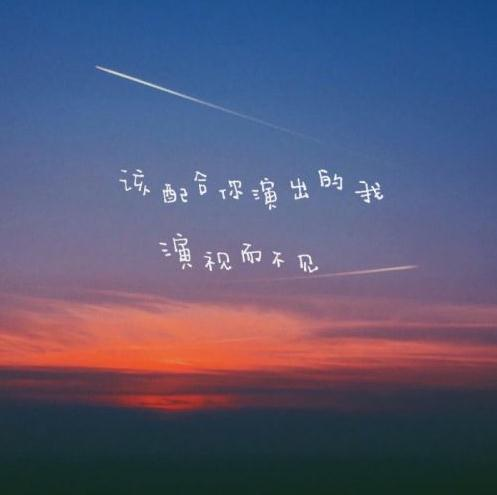
#> input picture OpenCV/1.jpg, 497 x 495 px
$ python image_threshold.py
#> lines starting #> are read from the running program, lines starting #| are printed output that depends on the picture
import cv2
import numpy as np
from matplotlib import pyplot as plt
img=cv2.imread('1.jpg')
#> img is the input picture: shape (495, 497, 3); mean B, G, R 116.4, 87.8, 88.3
ret,thresh1=cv2.threshold(img,127,255,cv2.THRESH_BINARY)
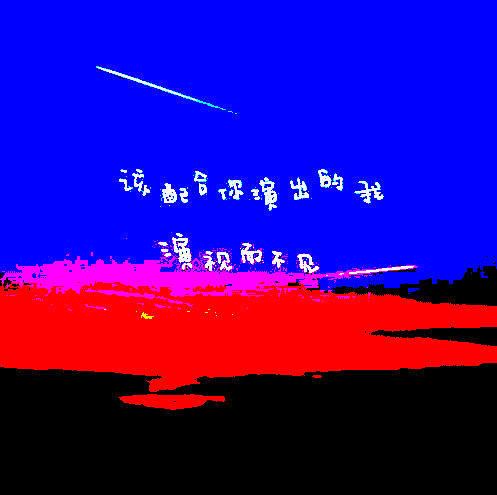
#> thresh1: shape (495, 497, 3); mean B, G, R 147.5, 3.9, 52.1
ret,thresh2=cv2.threshold(img,127,255,cv2.THRESH_BINARY_INV)
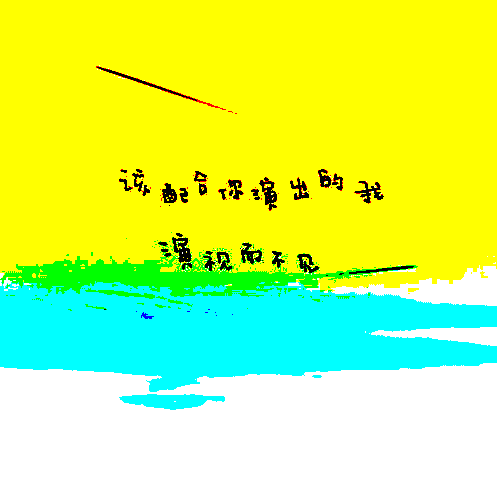
#> thresh2: shape (495, 497, 3); mean B, G, R 107.5, 251.1, 202.9
ret , thresh3 = cv2.threshold(img,127,255,cv2.THRESH_TRUNC)
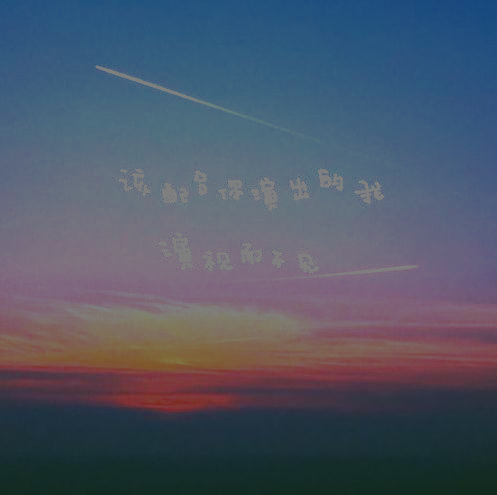
#> thresh3: shape (495, 497, 3); mean B, G, R 103.9, 87, 78.7
ret , thresh4 = cv2.threshold(img,127,255,cv2.THRESH_TOZERO)
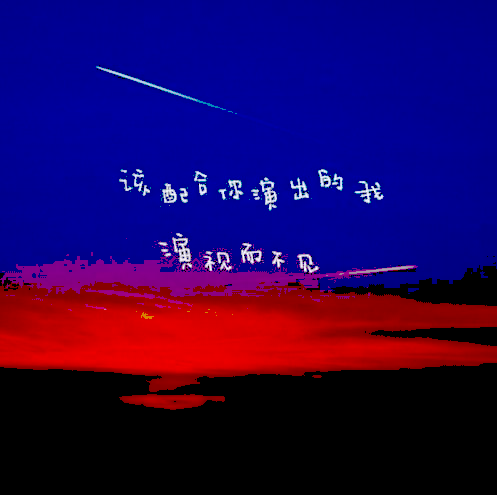
#> thresh4: shape (495, 497, 3); mean B, G, R 85.9, 2.8, 35.6
ret , thresh5 = cv2.threshold(img,127,255,cv2.THRESH_TOZERO_INV)
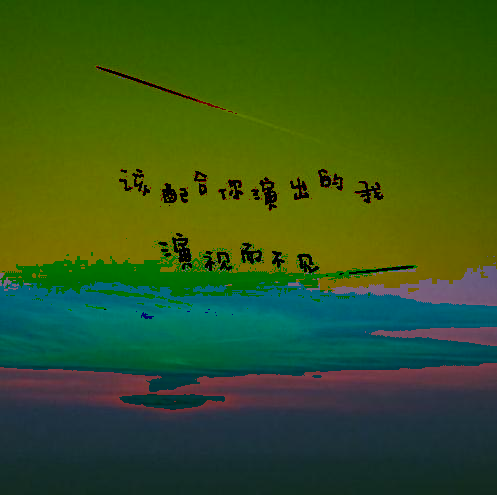
#> thresh5: shape (495, 497, 3); mean B, G, R 30.5, 85.1, 52.7
titles = ['original image','Binary','binary-inv','trunc','tozero','tozero-inv']
images=[img,thresh1,thresh2,thresh3,thresh4,thresh5]
for i in range(6):
    plt.subplot(2,3,i+1),plt.imshow(images[i])
    plt.title(titles[i])
    plt.xticks([]),plt.yticks([])
plt.show()
#> figure, not shown here; B, G, R data is drawn as R, G, B

$ run again, with OpenCV/2.jpg copied over OpenCV/1.jpg
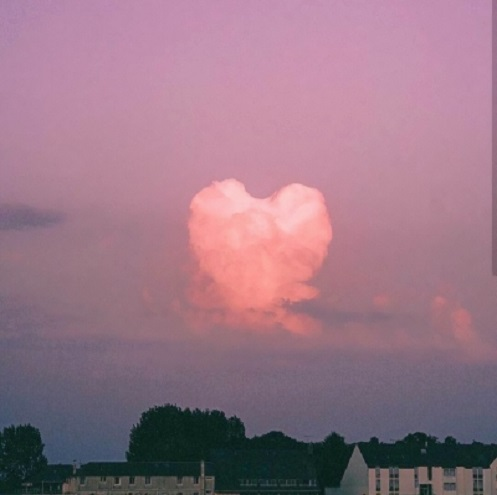
#> input picture OpenCV/2.jpg, 497 x 495 px
#> img is the input picture: shape (495, 497, 3); mean B, G, R 134.4, 117.9, 152.8
#> `ret , thresh4 = cv2.threshold(img,127,255,cv2.THRESH_TOZERO)`:
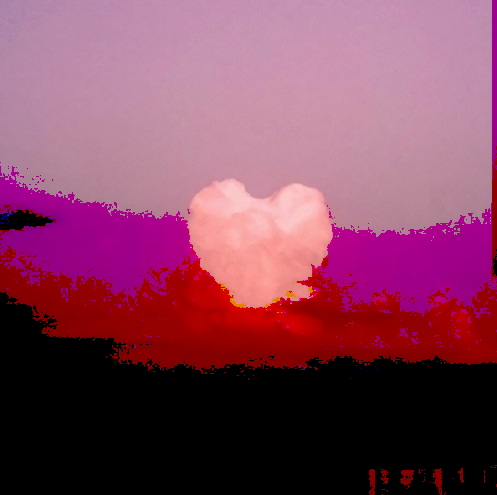
#> thresh4: shape (495, 497, 3); mean B, G, R 92.9, 67.8, 131.5
#> `ret , thresh5 = cv2.threshold(img,127,255,cv2.THRESH_TOZERO_INV)`:
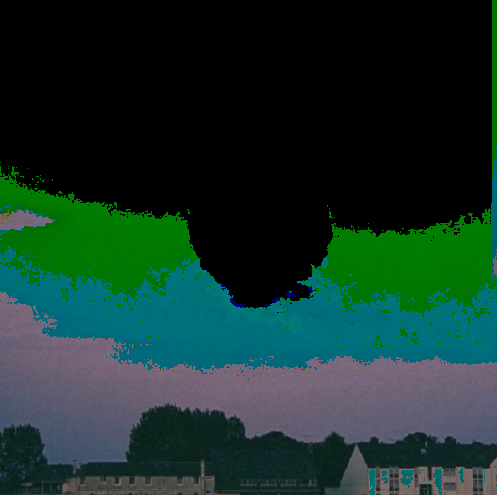
#> thresh5: shape (495, 497, 3); mean B, G, R 41.5, 50.1, 21.3
